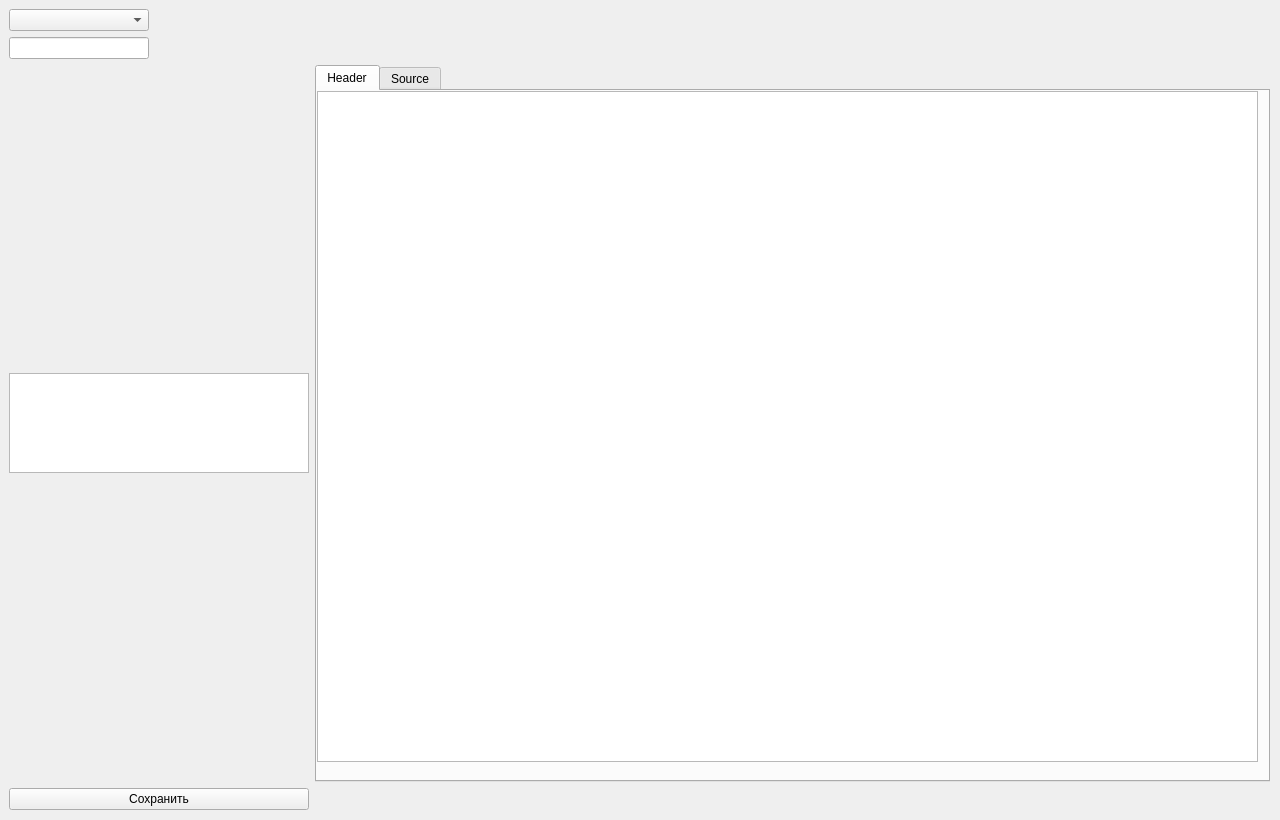
<?xml version="1.0" encoding="UTF-8"?>
<ui version="4.0">
 <class>CodeSnippetView</class>
 <widget class="QWidget" name="CodeSnippetView">
  <property name="geometry">
   <rect>
    <x>0</x>
    <y>0</y>
    <width>1280</width>
    <height>820</height>
   </rect>
  </property>
  <property name="maximumSize">
   <size>
    <width>1300</width>
    <height>900</height>
   </size>
  </property>
  <property name="windowTitle">
   <string>Form</string>
  </property>
  <widget class="QWidget" name="gridLayoutWidget">
   <property name="geometry">
    <rect>
     <x>9</x>
     <y>9</y>
     <width>1261</width>
     <height>801</height>
    </rect>
   </property>
   <layout class="QGridLayout" name="m">
    <property name="spacing">
     <number>6</number>
    </property>
    <item row="1" column="0">
     <widget class="QLineEdit" name="nameEdit">
      <property name="maximumSize">
       <size>
        <width>140</width>
        <height>16777215</height>
       </size>
      </property>
     </widget>
    </item>
    <item row="0" column="0">
     <widget class="QComboBox" name="typePicker">
      <property name="maximumSize">
       <size>
        <width>140</width>
        <height>16777215</height>
       </size>
      </property>
     </widget>
    </item>
    <item row="2" column="0">
     <widget class="QPlainTextEdit" name="descriptionEdit">
      <property name="maximumSize">
       <size>
        <width>300</width>
        <height>100</height>
       </size>
      </property>
     </widget>
    </item>
    <item row="3" column="0">
     <widget class="QPushButton" name="saveButton">
      <property name="text">
       <string>Сохранить</string>
      </property>
     </widget>
    </item>
    <item row="2" column="2">
     <widget class="QTabWidget" name="sourceSwitch">
      <property name="currentIndex">
       <number>0</number>
      </property>
      <widget class="QWidget" name="header">
       <attribute name="title">
        <string>Header</string>
       </attribute>
       <widget class="CodeEditor" name="codeEdit">
        <property name="geometry">
         <rect>
          <x>0</x>
          <y>0</y>
          <width>941</width>
          <height>671</height>
         </rect>
        </property>
       </widget>
      </widget>
      <widget class="QWidget" name="source">
       <attribute name="title">
        <string>Source</string>
       </attribute>
       <widget class="CodeEditor" name="codeEditSrc">
        <property name="geometry">
         <rect>
          <x>0</x>
          <y>0</y>
          <width>941</width>
          <height>671</height>
         </rect>
        </property>
       </widget>
      </widget>
     </widget>
    </item>
   </layout>
  </widget>
 </widget>
 <customwidgets>
  <customwidget>
   <class>CodeEditor</class>
   <extends>QPlainTextEdit</extends>
   <header>widgets/codeeditor.h</header>
  </customwidget>
 </customwidgets>
 <resources/>
 <connections/>
</ui>
